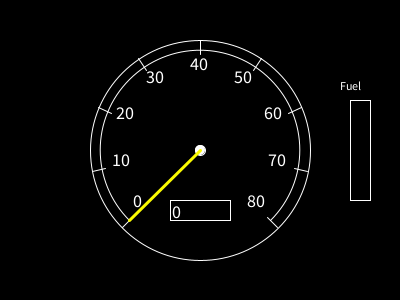
Frame 1 (no input)
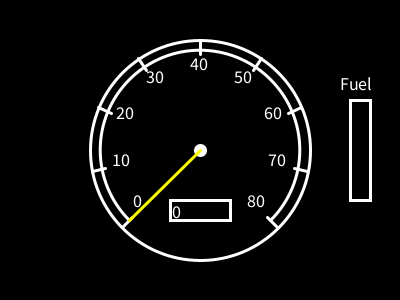
Frame 60 (the mouse pressed at the canvas centre just before this capture)
Frame 120 (the mouse held since frame 60 and released just before this capture): identical to frame 60, image omitted

The Processing sketch that drew these frames (run headless with seeded random() and noise(); from frame 60 on, the mouse is pressed at the canvas centre):

// Processing sketch: Dashboard
// ── Dashboard.pde
Speedometer som;
Odometer odo;
FuelGauge fg;
float speed = 0.0;
float inc = 0.1;
boolean keyReleased = false;

void setup() {
  size(400, 300);
  odo = new Odometer();
  fg = new FuelGauge();
  som = new Speedometer();

}

void draw() {
  background(0);
  odo.displayOdo();
  fg.displayFG();
  som.displaySM();

  //text(int(second()),width/2-28, height/2+68);
  int m = odo.getOdometer();
  println("meter is " + m);
  text(m,width/2-28, height/2+68);

  if(keyPressed){
    speed = speed + inc;
    odo.setOdometer(int(speed));
    println("speed is " + int(speed));
    if((speed >= 80) || (speed <= 0))
      inc = -1*inc;
  }
  if(keyReleased){
    speed = speed - inc*1.1;
  }
  if((keyReleased) && (speed <= 0)){
    speed = 0;
  }
  
  som.moveNeedle(speed);
}

void keyPressed(){
  keyReleased = false;
}

void keyReleased(){
  keyReleased = true;
  println("Released");
}
// ── FuelGauge.pde
class FuelGauge{

  int level;
  
  FuelGauge(){
    level = 100;
  }
  
  void displayFG(){
    stroke(255);
    noFill();
    rectMode(CENTER);
    rect(width-40,height/2,20,100);
    text("Fuel",width-60, height/2-60);
  }
}
// ── Odometer.pde
class Odometer{

  int meter;

  Odometer(){
    meter = 0;
  }
  
  void displayOdo(){
    stroke(255);
    noFill();
    rectMode(CENTER);
    rect(width/2,height/2+60,60,20);
    //text("00000",width/2-28, height/2+68);
  }
  int getOdometer(){
    println("meter is " + this.meter);
    return this.meter;
  }
  
  void setOdometer(int _meter){
    this.meter += _meter;
  }
}
// ── Speedometer.pde
class Speedometer{
  int MAX_SPEED; 

  Speedometer(){
    MAX_SPEED = 80;

  }
  void displaySM(){
    stroke(255);
    // gauge window
    noFill();
    // outer circle
    ellipse(width/2,height/2,220,220);
    
    // number line
    arc(width/2,height/2,200,200,(PI-QUARTER_PI),(TWO_PI+QUARTER_PI));
    for (int multiple=0; multiple<=MAX_SPEED; multiple +=10){
      pushMatrix();
      float multiAngle = map(multiple,0,MAX_SPEED,(PI-QUARTER_PI),(TWO_PI+QUARTER_PI));
      translate(width/2+110*cos(multiAngle),height/2+110*sin(multiAngle));
      rotate(multiAngle+QUARTER_PI);
      line(-10,10,0,0);  // division lines
      popMatrix();
    }


    // gauge
    fill(255);
    ellipse(width/2,height/2,10,10);
    strokeWeight(1);
    
    // speeds in multiples of 10
    for (int multiple=0; multiple<=MAX_SPEED; multiple +=10){
      pushMatrix();
      textSize(18);
      float multiAngle = map(multiple,0,MAX_SPEED,(PI-QUARTER_PI),(TWO_PI+QUARTER_PI));
      //println("multiAngle = " + multiAngle);
      translate(width/2-10+80*cos(multiAngle),height/2+80*sin(multiAngle));
      text(str(multiple),0,0);
      popMatrix();
    }
  }
  
  void moveNeedle(float _speed){
    // temporary input using the seconds from time
    strokeWeight(3);
    stroke(250,250,0);
    float ang = map(_speed, 0, 80, (PI-QUARTER_PI),(TWO_PI+QUARTER_PI));
    line(width/2,height/2,cos(ang)*100+width/2,sin(ang)*100+height/2);
  }
}
